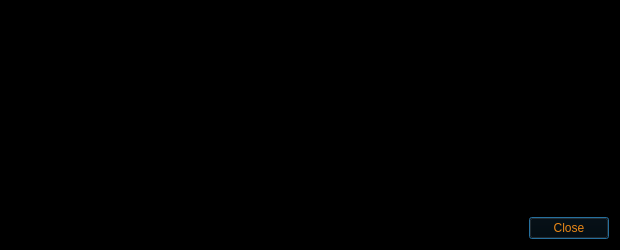
<?xml version="1.0" encoding="UTF-8"?>
<ui version="4.0">
 <class>TransactionDescDialog</class>
 <widget class="QDialog" name="TransactionDescDialog">
  <property name="geometry">
   <rect>
    <x>0</x>
    <y>0</y>
    <width>620</width>
    <height>250</height>
   </rect>
  </property>
  <property name="windowTitle">
   <string>Transaction details</string>
  </property>
  <property name="styleSheet">
   <string notr="true">background-color: rgb(0, 0, 0);
color: rgb(234, 135, 22);</string>
  </property>
  <layout class="QVBoxLayout" name="verticalLayout">
   <item>
    <widget class="QTextEdit" name="detailText">
     <property name="palette">
      <palette>
       <active>
        <colorrole role="WindowText">
         <brush brushstyle="SolidPattern">
          <color alpha="255">
           <red>234</red>
           <green>135</green>
           <blue>22</blue>
          </color>
         </brush>
        </colorrole>
        <colorrole role="Button">
         <brush brushstyle="SolidPattern">
          <color alpha="255">
           <red>0</red>
           <green>0</green>
           <blue>0</blue>
          </color>
         </brush>
        </colorrole>
        <colorrole role="Dark">
         <brush brushstyle="SolidPattern">
          <color alpha="255">
           <red>202</red>
           <green>117</green>
           <blue>19</blue>
          </color>
         </brush>
        </colorrole>
        <colorrole role="Mid">
         <brush brushstyle="SolidPattern">
          <color alpha="255">
           <red>202</red>
           <green>117</green>
           <blue>19</blue>
          </color>
         </brush>
        </colorrole>
        <colorrole role="Text">
         <brush brushstyle="SolidPattern">
          <color alpha="255">
           <red>234</red>
           <green>135</green>
           <blue>22</blue>
          </color>
         </brush>
        </colorrole>
        <colorrole role="ButtonText">
         <brush brushstyle="SolidPattern">
          <color alpha="255">
           <red>234</red>
           <green>135</green>
           <blue>22</blue>
          </color>
         </brush>
        </colorrole>
        <colorrole role="Base">
         <brush brushstyle="SolidPattern">
          <color alpha="255">
           <red>0</red>
           <green>0</green>
           <blue>0</blue>
          </color>
         </brush>
        </colorrole>
        <colorrole role="Window">
         <brush brushstyle="SolidPattern">
          <color alpha="255">
           <red>0</red>
           <green>0</green>
           <blue>0</blue>
          </color>
         </brush>
        </colorrole>
        <colorrole role="Shadow">
         <brush brushstyle="SolidPattern">
          <color alpha="255">
           <red>202</red>
           <green>117</green>
           <blue>19</blue>
          </color>
         </brush>
        </colorrole>
        <colorrole role="ToolTipBase">
         <brush brushstyle="SolidPattern">
          <color alpha="255">
           <red>202</red>
           <green>117</green>
           <blue>19</blue>
          </color>
         </brush>
        </colorrole>
        <colorrole role="ToolTipText">
         <brush brushstyle="SolidPattern">
          <color alpha="255">
           <red>202</red>
           <green>117</green>
           <blue>19</blue>
          </color>
         </brush>
        </colorrole>
       </active>
       <inactive>
        <colorrole role="WindowText">
         <brush brushstyle="SolidPattern">
          <color alpha="255">
           <red>234</red>
           <green>135</green>
           <blue>22</blue>
          </color>
         </brush>
        </colorrole>
        <colorrole role="Button">
         <brush brushstyle="SolidPattern">
          <color alpha="255">
           <red>0</red>
           <green>0</green>
           <blue>0</blue>
          </color>
         </brush>
        </colorrole>
        <colorrole role="Dark">
         <brush brushstyle="SolidPattern">
          <color alpha="255">
           <red>202</red>
           <green>117</green>
           <blue>19</blue>
          </color>
         </brush>
        </colorrole>
        <colorrole role="Mid">
         <brush brushstyle="SolidPattern">
          <color alpha="255">
           <red>202</red>
           <green>117</green>
           <blue>19</blue>
          </color>
         </brush>
        </colorrole>
        <colorrole role="Text">
         <brush brushstyle="SolidPattern">
          <color alpha="255">
           <red>234</red>
           <green>135</green>
           <blue>22</blue>
          </color>
         </brush>
        </colorrole>
        <colorrole role="ButtonText">
         <brush brushstyle="SolidPattern">
          <color alpha="255">
           <red>234</red>
           <green>135</green>
           <blue>22</blue>
          </color>
         </brush>
        </colorrole>
        <colorrole role="Base">
         <brush brushstyle="SolidPattern">
          <color alpha="255">
           <red>0</red>
           <green>0</green>
           <blue>0</blue>
          </color>
         </brush>
        </colorrole>
        <colorrole role="Window">
         <brush brushstyle="SolidPattern">
          <color alpha="255">
           <red>0</red>
           <green>0</green>
           <blue>0</blue>
          </color>
         </brush>
        </colorrole>
        <colorrole role="Shadow">
         <brush brushstyle="SolidPattern">
          <color alpha="255">
           <red>202</red>
           <green>117</green>
           <blue>19</blue>
          </color>
         </brush>
        </colorrole>
        <colorrole role="ToolTipBase">
         <brush brushstyle="SolidPattern">
          <color alpha="255">
           <red>202</red>
           <green>117</green>
           <blue>19</blue>
          </color>
         </brush>
        </colorrole>
        <colorrole role="ToolTipText">
         <brush brushstyle="SolidPattern">
          <color alpha="255">
           <red>202</red>
           <green>117</green>
           <blue>19</blue>
          </color>
         </brush>
        </colorrole>
       </inactive>
       <disabled>
        <colorrole role="WindowText">
         <brush brushstyle="SolidPattern">
          <color alpha="255">
           <red>234</red>
           <green>135</green>
           <blue>22</blue>
          </color>
         </brush>
        </colorrole>
        <colorrole role="Button">
         <brush brushstyle="SolidPattern">
          <color alpha="255">
           <red>0</red>
           <green>0</green>
           <blue>0</blue>
          </color>
         </brush>
        </colorrole>
        <colorrole role="Dark">
         <brush brushstyle="SolidPattern">
          <color alpha="255">
           <red>202</red>
           <green>117</green>
           <blue>19</blue>
          </color>
         </brush>
        </colorrole>
        <colorrole role="Mid">
         <brush brushstyle="SolidPattern">
          <color alpha="255">
           <red>202</red>
           <green>117</green>
           <blue>19</blue>
          </color>
         </brush>
        </colorrole>
        <colorrole role="Text">
         <brush brushstyle="SolidPattern">
          <color alpha="255">
           <red>234</red>
           <green>135</green>
           <blue>22</blue>
          </color>
         </brush>
        </colorrole>
        <colorrole role="ButtonText">
         <brush brushstyle="SolidPattern">
          <color alpha="255">
           <red>234</red>
           <green>135</green>
           <blue>22</blue>
          </color>
         </brush>
        </colorrole>
        <colorrole role="Base">
         <brush brushstyle="SolidPattern">
          <color alpha="255">
           <red>0</red>
           <green>0</green>
           <blue>0</blue>
          </color>
         </brush>
        </colorrole>
        <colorrole role="Window">
         <brush brushstyle="SolidPattern">
          <color alpha="255">
           <red>0</red>
           <green>0</green>
           <blue>0</blue>
          </color>
         </brush>
        </colorrole>
        <colorrole role="Shadow">
         <brush brushstyle="SolidPattern">
          <color alpha="255">
           <red>202</red>
           <green>117</green>
           <blue>19</blue>
          </color>
         </brush>
        </colorrole>
        <colorrole role="ToolTipBase">
         <brush brushstyle="SolidPattern">
          <color alpha="255">
           <red>202</red>
           <green>117</green>
           <blue>19</blue>
          </color>
         </brush>
        </colorrole>
        <colorrole role="ToolTipText">
         <brush brushstyle="SolidPattern">
          <color alpha="255">
           <red>202</red>
           <green>117</green>
           <blue>19</blue>
          </color>
         </brush>
        </colorrole>
       </disabled>
      </palette>
     </property>
     <property name="toolTip">
      <string>This pane shows a detailed description of the transaction</string>
     </property>
     <property name="readOnly">
      <bool>true</bool>
     </property>
    </widget>
   </item>
   <item>
    <widget class="QDialogButtonBox" name="buttonBox">
     <property name="palette">
      <palette>
       <active>
        <colorrole role="WindowText">
         <brush brushstyle="SolidPattern">
          <color alpha="255">
           <red>234</red>
           <green>135</green>
           <blue>22</blue>
          </color>
         </brush>
        </colorrole>
        <colorrole role="Button">
         <brush brushstyle="SolidPattern">
          <color alpha="255">
           <red>0</red>
           <green>0</green>
           <blue>0</blue>
          </color>
         </brush>
        </colorrole>
        <colorrole role="Midlight">
         <brush brushstyle="SolidPattern">
          <color alpha="255">
           <red>255</red>
           <green>255</green>
           <blue>255</blue>
          </color>
         </brush>
        </colorrole>
        <colorrole role="Dark">
         <brush brushstyle="SolidPattern">
          <color alpha="255">
           <red>255</red>
           <green>255</green>
           <blue>255</blue>
          </color>
         </brush>
        </colorrole>
        <colorrole role="Mid">
         <brush brushstyle="SolidPattern">
          <color alpha="255">
           <red>255</red>
           <green>255</green>
           <blue>255</blue>
          </color>
         </brush>
        </colorrole>
        <colorrole role="Text">
         <brush brushstyle="SolidPattern">
          <color alpha="255">
           <red>234</red>
           <green>135</green>
           <blue>22</blue>
          </color>
         </brush>
        </colorrole>
        <colorrole role="ButtonText">
         <brush brushstyle="SolidPattern">
          <color alpha="255">
           <red>234</red>
           <green>135</green>
           <blue>22</blue>
          </color>
         </brush>
        </colorrole>
        <colorrole role="Base">
         <brush brushstyle="SolidPattern">
          <color alpha="255">
           <red>0</red>
           <green>0</green>
           <blue>0</blue>
          </color>
         </brush>
        </colorrole>
        <colorrole role="Window">
         <brush brushstyle="SolidPattern">
          <color alpha="255">
           <red>0</red>
           <green>0</green>
           <blue>0</blue>
          </color>
         </brush>
        </colorrole>
        <colorrole role="Shadow">
         <brush brushstyle="SolidPattern">
          <color alpha="255">
           <red>255</red>
           <green>255</green>
           <blue>255</blue>
          </color>
         </brush>
        </colorrole>
        <colorrole role="Highlight">
         <brush brushstyle="SolidPattern">
          <color alpha="255">
           <red>170</red>
           <green>0</green>
           <blue>0</blue>
          </color>
         </brush>
        </colorrole>
        <colorrole role="ToolTipText">
         <brush brushstyle="SolidPattern">
          <color alpha="255">
           <red>255</red>
           <green>255</green>
           <blue>255</blue>
          </color>
         </brush>
        </colorrole>
       </active>
       <inactive>
        <colorrole role="WindowText">
         <brush brushstyle="SolidPattern">
          <color alpha="255">
           <red>234</red>
           <green>135</green>
           <blue>22</blue>
          </color>
         </brush>
        </colorrole>
        <colorrole role="Button">
         <brush brushstyle="SolidPattern">
          <color alpha="255">
           <red>0</red>
           <green>0</green>
           <blue>0</blue>
          </color>
         </brush>
        </colorrole>
        <colorrole role="Midlight">
         <brush brushstyle="SolidPattern">
          <color alpha="255">
           <red>255</red>
           <green>255</green>
           <blue>255</blue>
          </color>
         </brush>
        </colorrole>
        <colorrole role="Dark">
         <brush brushstyle="SolidPattern">
          <color alpha="255">
           <red>255</red>
           <green>255</green>
           <blue>255</blue>
          </color>
         </brush>
        </colorrole>
        <colorrole role="Mid">
         <brush brushstyle="SolidPattern">
          <color alpha="255">
           <red>255</red>
           <green>255</green>
           <blue>255</blue>
          </color>
         </brush>
        </colorrole>
        <colorrole role="Text">
         <brush brushstyle="SolidPattern">
          <color alpha="255">
           <red>234</red>
           <green>135</green>
           <blue>22</blue>
          </color>
         </brush>
        </colorrole>
        <colorrole role="ButtonText">
         <brush brushstyle="SolidPattern">
          <color alpha="255">
           <red>234</red>
           <green>135</green>
           <blue>22</blue>
          </color>
         </brush>
        </colorrole>
        <colorrole role="Base">
         <brush brushstyle="SolidPattern">
          <color alpha="255">
           <red>0</red>
           <green>0</green>
           <blue>0</blue>
          </color>
         </brush>
        </colorrole>
        <colorrole role="Window">
         <brush brushstyle="SolidPattern">
          <color alpha="255">
           <red>0</red>
           <green>0</green>
           <blue>0</blue>
          </color>
         </brush>
        </colorrole>
        <colorrole role="Shadow">
         <brush brushstyle="SolidPattern">
          <color alpha="255">
           <red>255</red>
           <green>255</green>
           <blue>255</blue>
          </color>
         </brush>
        </colorrole>
        <colorrole role="Highlight">
         <brush brushstyle="SolidPattern">
          <color alpha="255">
           <red>170</red>
           <green>0</green>
           <blue>0</blue>
          </color>
         </brush>
        </colorrole>
        <colorrole role="ToolTipText">
         <brush brushstyle="SolidPattern">
          <color alpha="255">
           <red>255</red>
           <green>255</green>
           <blue>255</blue>
          </color>
         </brush>
        </colorrole>
       </inactive>
       <disabled>
        <colorrole role="WindowText">
         <brush brushstyle="SolidPattern">
          <color alpha="255">
           <red>234</red>
           <green>135</green>
           <blue>22</blue>
          </color>
         </brush>
        </colorrole>
        <colorrole role="Button">
         <brush brushstyle="SolidPattern">
          <color alpha="255">
           <red>0</red>
           <green>0</green>
           <blue>0</blue>
          </color>
         </brush>
        </colorrole>
        <colorrole role="Midlight">
         <brush brushstyle="SolidPattern">
          <color alpha="255">
           <red>255</red>
           <green>255</green>
           <blue>255</blue>
          </color>
         </brush>
        </colorrole>
        <colorrole role="Dark">
         <brush brushstyle="SolidPattern">
          <color alpha="255">
           <red>255</red>
           <green>255</green>
           <blue>255</blue>
          </color>
         </brush>
        </colorrole>
        <colorrole role="Mid">
         <brush brushstyle="SolidPattern">
          <color alpha="255">
           <red>255</red>
           <green>255</green>
           <blue>255</blue>
          </color>
         </brush>
        </colorrole>
        <colorrole role="Text">
         <brush brushstyle="SolidPattern">
          <color alpha="255">
           <red>234</red>
           <green>135</green>
           <blue>22</blue>
          </color>
         </brush>
        </colorrole>
        <colorrole role="ButtonText">
         <brush brushstyle="SolidPattern">
          <color alpha="255">
           <red>234</red>
           <green>135</green>
           <blue>22</blue>
          </color>
         </brush>
        </colorrole>
        <colorrole role="Base">
         <brush brushstyle="SolidPattern">
          <color alpha="255">
           <red>0</red>
           <green>0</green>
           <blue>0</blue>
          </color>
         </brush>
        </colorrole>
        <colorrole role="Window">
         <brush brushstyle="SolidPattern">
          <color alpha="255">
           <red>0</red>
           <green>0</green>
           <blue>0</blue>
          </color>
         </brush>
        </colorrole>
        <colorrole role="Shadow">
         <brush brushstyle="SolidPattern">
          <color alpha="255">
           <red>255</red>
           <green>255</green>
           <blue>255</blue>
          </color>
         </brush>
        </colorrole>
        <colorrole role="Highlight">
         <brush brushstyle="SolidPattern">
          <color alpha="255">
           <red>195</red>
           <green>195</green>
           <blue>195</blue>
          </color>
         </brush>
        </colorrole>
        <colorrole role="ToolTipText">
         <brush brushstyle="SolidPattern">
          <color alpha="255">
           <red>255</red>
           <green>255</green>
           <blue>255</blue>
          </color>
         </brush>
        </colorrole>
       </disabled>
      </palette>
     </property>
     <property name="orientation">
      <enum>Qt::Horizontal</enum>
     </property>
     <property name="standardButtons">
      <set>QDialogButtonBox::Close</set>
     </property>
    </widget>
   </item>
  </layout>
 </widget>
 <resources/>
 <connections>
  <connection>
   <sender>buttonBox</sender>
   <signal>accepted()</signal>
   <receiver>TransactionDescDialog</receiver>
   <slot>accept()</slot>
   <hints>
    <hint type="sourcelabel">
     <x>248</x>
     <y>254</y>
    </hint>
    <hint type="destinationlabel">
     <x>157</x>
     <y>274</y>
    </hint>
   </hints>
  </connection>
  <connection>
   <sender>buttonBox</sender>
   <signal>rejected()</signal>
   <receiver>TransactionDescDialog</receiver>
   <slot>reject()</slot>
   <hints>
    <hint type="sourcelabel">
     <x>316</x>
     <y>260</y>
    </hint>
    <hint type="destinationlabel">
     <x>286</x>
     <y>274</y>
    </hint>
   </hints>
  </connection>
 </connections>
</ui>
